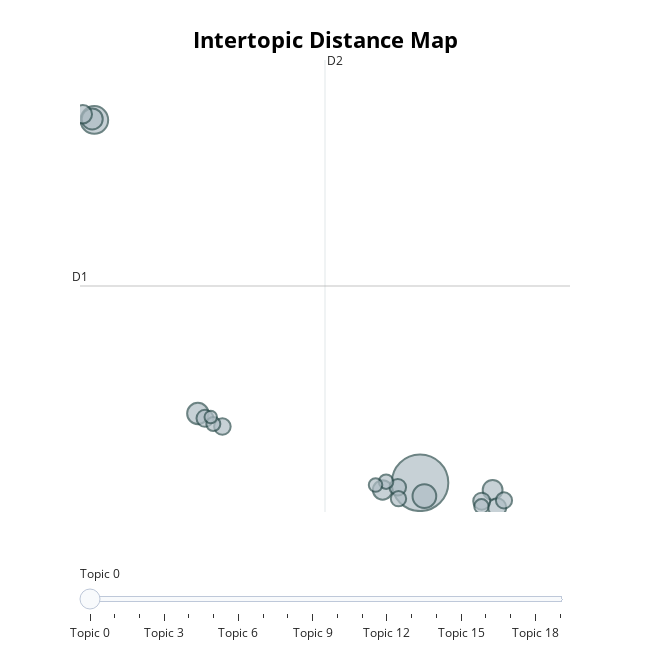

Source (notebook cell):
### Code cell
model.visualize_topics()

### Figure 1 — Plotly figure (JSON) as saved in the notebook; plotly's stock layout.template omitted (floating-point values rounded to 4 significant figures)
{"data": [{"customdata": [[0, "python | documentation | with | scikitlearn | in", 245], [1, "docker | hadoop | aws | mapreduce | java", 59], [2, "time | series | time series | forecasting | for", 43], [3, "git | github | to | markdown | repository", 35], [4, "airflow | apache airflow | apache | with apache airflow | with apache", 34], [5, "online | university | science | johns | johns hopkins", 30], [6, "sphinx | restructuredtext | topic | python | documentation", 29], [7, "jupyter | aws | notebooks | notebook | jupyter notebooks", 26], [8, "cran package | cran | package | package portfolioanalytics | astsa", 25], [9, "jhu | prefect | beta | rodeo | schafer prefect", 22], [10, "mysql | sqlalchemy | os | installing | sqlite", 22], [11, "documentation | documentation welcome | documentation welcome to | boto | welcome to", 21], [12, "d3 | d3js | blocksorg | in | d3 stack overflow", 21], [13, "math | javascript | problem solver | problem | javascript mdn", 20], [14, "function documentation | function | package documentation | documentation | package", 18], [15, "deep learning | deep | learning | tensorflow | into deep learning", 16], [16, "julia | for data science | for data | data science | science", 16], [17, "conda | anaconda | install | windows | environment", 15], [18, "xgboost | 081 | with xgboost | 081 documentation | xgboost 081 documentation", 14], [19, "lasso | ridge | elastic net | elastic | net", 12]], "hovertemplate": "<b>Topic %{customdata[0]}</b><br>Words: %{customdata[1]}<br>Size: %{customdata[2]}", "legendgroup": "", "marker": {"color": "#B0BEC5", "line": {"color": "DarkSlateGrey", "width": 2}, "size": [245, 59, 43, 35, 34, 30, 29, 26, 25, 22, 22, 21, 21, 20, 18, 16, 16, 15, 14, 12], "sizemode": "area", "sizeref": 0.1531, "symbol": "circle"}, "mode": "markers", "name": "", "orientation": "v", "showlegend": false, "type": "scatter", "x": [11.88, 1.011, 12.03, 4.467, 0.9405, 14.31, 10.64, 0.6279, 14.46, 13.94, 4.705, 11.14, 5.287, 14.69, 11.16, 10.75, 13.93, 4.984, 10.4, 4.898], "xaxis": "x", "y": [-0.4534, 23.78, -1.345, 4.173, 23.85, -0.9285, -0.9314, 24.16, -2.091, -1.68, 3.851, -0.7511, 3.303, -1.631, -1.515, -0.3786, -2.025, 3.475, -0.6052, 3.937], "yaxis": "y"}], "layout": {"annotations": [{"showarrow": false, "text": "D1", "x": 0.5337, "y": 12.69, "yshift": 10}, {"showarrow": false, "text": "D2", "x": 8.712, "xshift": 10, "y": 27.78}], "height": 650, "hoverlabel": {"bgcolor": "white", "font": {"family": "Rockwell", "size": 16}}, "legend": {"itemsizing": "constant", "tracegroupgap": 0}, "margin": {"t": 60}, "shapes": [{"line": {"color": "#CFD8DC", "width": 2}, "type": "line", "x0": 8.712, "x1": 8.712, "y0": -2.404, "y1": 27.78}, {"line": {"color": "#9E9E9E", "width": 2}, "type": "line", "x0": 0.5337, "x1": 16.89, "y0": 12.69, "y1": 12.69}], "sliders": [{"active": 0, "pad": {"t": 50}, "steps": [{"args": [{"marker.color": [["red", "#B0BEC5", "#B0BEC5", "#B0BEC5", "#B0BEC5", "#B0BEC5", "#B0BEC5", "#B0BEC5", "#B0BEC5", "#B0BEC5", "#B0BEC5", "#B0BEC5", "#B0BEC5", "#B0BEC5", "#B0BEC5", "#B0BEC5", "#B0BEC5", "#B0BEC5", "#B0BEC5", "#B0BEC5"]]}], "label": "Topic 0", "method": "update"}, {"args": [{"marker.color": [["#B0BEC5", "red", "#B0BEC5", "#B0BEC5", "#B0BEC5", "#B0BEC5", "#B0BEC5", "#B0BEC5", "#B0BEC5", "#B0BEC5", "#B0BEC5", "#B0BEC5", "#B0BEC5", "#B0BEC5", "#B0BEC5", "#B0BEC5", "#B0BEC5", "#B0BEC5", "#B0BEC5", "#B0BEC5"]]}], "label": "Topic 1", "method": "update"}, {"args": [{"marker.color": [["#B0BEC5", "#B0BEC5", "red", "#B0BEC5", "#B0BEC5", "#B0BEC5", "#B0BEC5", "#B0BEC5", "#B0BEC5", "#B0BEC5", "#B0BEC5", "#B0BEC5", "#B0BEC5", "#B0BEC5", "#B0BEC5", "#B0BEC5", "#B0BEC5", "#B0BEC5", "#B0BEC5", "#B0BEC5"]]}], "label": "Topic 2", "method": "update"}, {"args": [{"marker.color": [["#B0BEC5", "#B0BEC5", "#B0BEC5", "red", "#B0BEC5", "#B0BEC5", "#B0BEC5", "#B0BEC5", "#B0BEC5", "#B0BEC5", "#B0BEC5", "#B0BEC5", "#B0BEC5", "#B0BEC5", "#B0BEC5", "#B0BEC5", "#B0BEC5", "#B0BEC5", "#B0BEC5", "#B0BEC5"]]}], "label": "Topic 3", "method": "update"}, {"args": [{"marker.color": [["#B0BEC5", "#B0BEC5", "#B0BEC5", "#B0BEC5", "red", "#B0BEC5", "#B0BEC5", "#B0BEC5", "#B0BEC5", "#B0BEC5", "#B0BEC5", "#B0BEC5", "#B0BEC5", "#B0BEC5", "#B0BEC5", "#B0BEC5", "#B0BEC5", "#B0BEC5", "#B0BEC5", "#B0BEC5"]]}], "label": "Topic 4", "method": "update"}, {"args": [{"marker.color": [["#B0BEC5", "#B0BEC5", "#B0BEC5", "#B0BEC5", "#B0BEC5", "red", "#B0BEC5", "#B0BEC5", "#B0BEC5", "#B0BEC5", "#B0BEC5", "#B0BEC5", "#B0BEC5", "#B0BEC5", "#B0BEC5", "#B0BEC5", "#B0BEC5", "#B0BEC5", "#B0BEC5", "#B0BEC5"]]}], "label": "Topic 5", "method": "update"}, {"args": [{"marker.color": [["#B0BEC5", "#B0BEC5", "#B0BEC5", "#B0BEC5", "#B0BEC5", "#B0BEC5", "red", "#B0BEC5", "#B0BEC5", "#B0BEC5", "#B0BEC5", "#B0BEC5", "#B0BEC5", "#B0BEC5", "#B0BEC5", "#B0BEC5", "#B0BEC5", "#B0BEC5", "#B0BEC5", "#B0BEC5"]]}], "label": "Topic 6", "method": "update"}, {"args": [{"marker.color": [["#B0BEC5", "#B0BEC5", "#B0BEC5", "#B0BEC5", "#B0BEC5", "#B0BEC5", "#B0BEC5", "red", "#B0BEC5", "#B0BEC5", "#B0BEC5", "#B0BEC5", "#B0BEC5", "#B0BEC5", "#B0BEC5", "#B0BEC5", "#B0BEC5", "#B0BEC5", "#B0BEC5", "#B0BEC5"]]}], "label": "Topic 7", "method": "update"}, {"args": [{"marker.color": [["#B0BEC5", "#B0BEC5", "#B0BEC5", "#B0BEC5", "#B0BEC5", "#B0BEC5", "#B0BEC5", "#B0BEC5", "red", "#B0BEC5", "#B0BEC5", "#B0BEC5", "#B0BEC5", "#B0BEC5", "#B0BEC5", "#B0BEC5", "#B0BEC5", "#B0BEC5", "#B0BEC5", "#B0BEC5"]]}], "label": "Topic 8", "method": "update"}, {"args": [{"marker.color": [["#B0BEC5", "#B0BEC5", "#B0BEC5", "#B0BEC5", "#B0BEC5", "#B0BEC5", "#B0BEC5", "#B0BEC5", "#B0BEC5", "red", "#B0BEC5", "#B0BEC5", "#B0BEC5", "#B0BEC5", "#B0BEC5", "#B0BEC5", "#B0BEC5", "#B0BEC5", "#B0BEC5", "#B0BEC5"]]}], "label": "Topic 9", "method": "update"}, {"args": [{"marker.color": [["#B0BEC5", "#B0BEC5", "#B0BEC5", "#B0BEC5", "#B0BEC5", "#B0BEC5", "#B0BEC5", "#B0BEC5", "#B0BEC5", "#B0BEC5", "red", "#B0BEC5", "#B0BEC5", "#B0BEC5", "#B0BEC5", "#B0BEC5", "#B0BEC5", "#B0BEC5", "#B0BEC5", "#B0BEC5"]]}], "label": "Topic 10", "method": "update"}, {"args": [{"marker.color": [["#B0BEC5", "#B0BEC5", "#B0BEC5", "#B0BEC5", "#B0BEC5", "#B0BEC5", "#B0BEC5", "#B0BEC5", "#B0BEC5", "#B0BEC5", "#B0BEC5", "red", "#B0BEC5", "#B0BEC5", "#B0BEC5", "#B0BEC5", "#B0BEC5", "#B0BEC5", "#B0BEC5", "#B0BEC5"]]}], "label": "Topic 11", "method": "update"}, {"args": [{"marker.color": [["#B0BEC5", "#B0BEC5", "#B0BEC5", "#B0BEC5", "#B0BEC5", "#B0BEC5", "#B0BEC5", "#B0BEC5", "#B0BEC5", "#B0BEC5", "#B0BEC5", "#B0BEC5", "red", "#B0BEC5", "#B0BEC5", "#B0BEC5", "#B0BEC5", "#B0BEC5", "#B0BEC5", "#B0BEC5"]]}], "label": "Topic 12", "method": "update"}, {"args": [{"marker.color": [["#B0BEC5", "#B0BEC5", "#B0BEC5", "#B0BEC5", "#B0BEC5", "#B0BEC5", "#B0BEC5", "#B0BEC5", "#B0BEC5", "#B0BEC5", "#B0BEC5", "#B0BEC5", "#B0BEC5", "red", "#B0BEC5", "#B0BEC5", "#B0BEC5", "#B0BEC5", "#B0BEC5", "#B0BEC5"]]}], "label": "Topic 13", "method": "update"}, {"args": [{"marker.color": [["#B0BEC5", "#B0BEC5", "#B0BEC5", "#B0BEC5", "#B0BEC5", "#B0BEC5", "#B0BEC5", "#B0BEC5", "#B0BEC5", "#B0BEC5", "#B0BEC5", "#B0BEC5", "#B0BEC5", "#B0BEC5", "red", "#B0BEC5", "#B0BEC5", "#B0BEC5", "#B0BEC5", "#B0BEC5"]]}], "label": "Topic 14", "method": "update"}, {"args": [{"marker.color": [["#B0BEC5", "#B0BEC5", "#B0BEC5", "#B0BEC5", "#B0BEC5", "#B0BEC5", "#B0BEC5", "#B0BEC5", "#B0BEC5", "#B0BEC5", "#B0BEC5", "#B0BEC5", "#B0BEC5", "#B0BEC5", "#B0BEC5", "red", "#B0BEC5", "#B0BEC5", "#B0BEC5", "#B0BEC5"]]}], "label": "Topic 15", "method": "update"}, {"args": [{"marker.color": [["#B0BEC5", "#B0BEC5", "#B0BEC5", "#B0BEC5", "#B0BEC5", "#B0BEC5", "#B0BEC5", "#B0BEC5", "#B0BEC5", "#B0BEC5", "#B0BEC5", "#B0BEC5", "#B0BEC5", "#B0BEC5", "#B0BEC5", "#B0BEC5", "red", "#B0BEC5", "#B0BEC5", "#B0BEC5"]]}], "label": "Topic 16", "method": "update"}, {"args": [{"marker.color": [["#B0BEC5", "#B0BEC5", "#B0BEC5", "#B0BEC5", "#B0BEC5", "#B0BEC5", "#B0BEC5", "#B0BEC5", "#B0BEC5", "#B0BEC5", "#B0BEC5", "#B0BEC5", "#B0BEC5", "#B0BEC5", "#B0BEC5", "#B0BEC5", "#B0BEC5", "red", "#B0BEC5", "#B0BEC5"]]}], "label": "Topic 17", "method": "update"}, {"args": [{"marker.color": [["#B0BEC5", "#B0BEC5", "#B0BEC5", "#B0BEC5", "#B0BEC5", "#B0BEC5", "#B0BEC5", "#B0BEC5", "#B0BEC5", "#B0BEC5", "#B0BEC5", "#B0BEC5", "#B0BEC5", "#B0BEC5", "#B0BEC5", "#B0BEC5", "#B0BEC5", "#B0BEC5", "red", "#B0BEC5"]]}], "label": "Topic 18", "method": "update"}, {"args": [{"marker.color": [["#B0BEC5", "#B0BEC5", "#B0BEC5", "#B0BEC5", "#B0BEC5", "#B0BEC5", "#B0BEC5", "#B0BEC5", "#B0BEC5", "#B0BEC5", "#B0BEC5", "#B0BEC5", "#B0BEC5", "#B0BEC5", "#B0BEC5", "#B0BEC5", "#B0BEC5", "#B0BEC5", "#B0BEC5", "red"]]}], "label": "Topic 19", "method": "update"}]}], "title": {"font": {"color": "Black", "size": 22}, "text": "<b>Intertopic Distance Map", "x": 0.5, "xanchor": "center", "y": 0.95, "yanchor": "top"}, "width": 650, "xaxis": {"anchor": "y", "domain": [0, 1], "range": [0.5337, 16.89], "title": {"text": ""}, "type": "linear", "visible": false}, "yaxis": {"anchor": "x", "domain": [0, 1], "range": [-2.404, 27.78], "title": {"text": ""}, "type": "linear", "visible": false}}}
